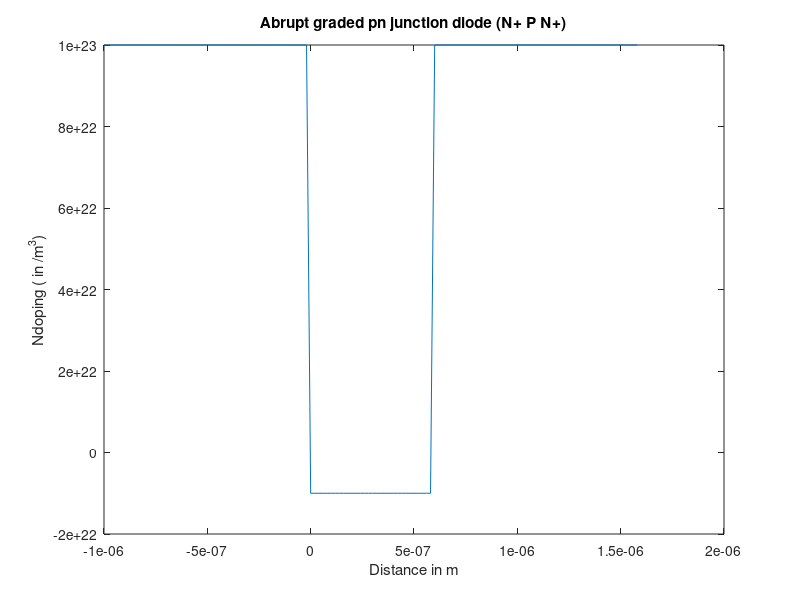
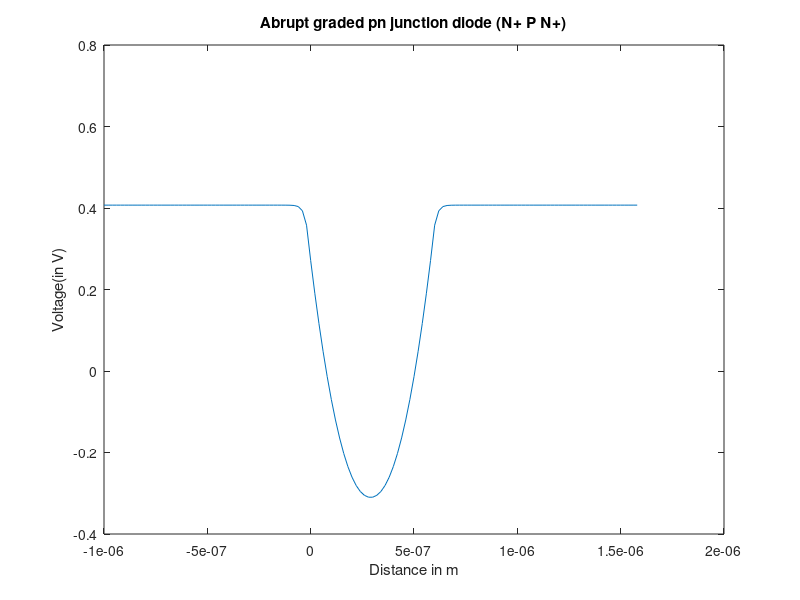
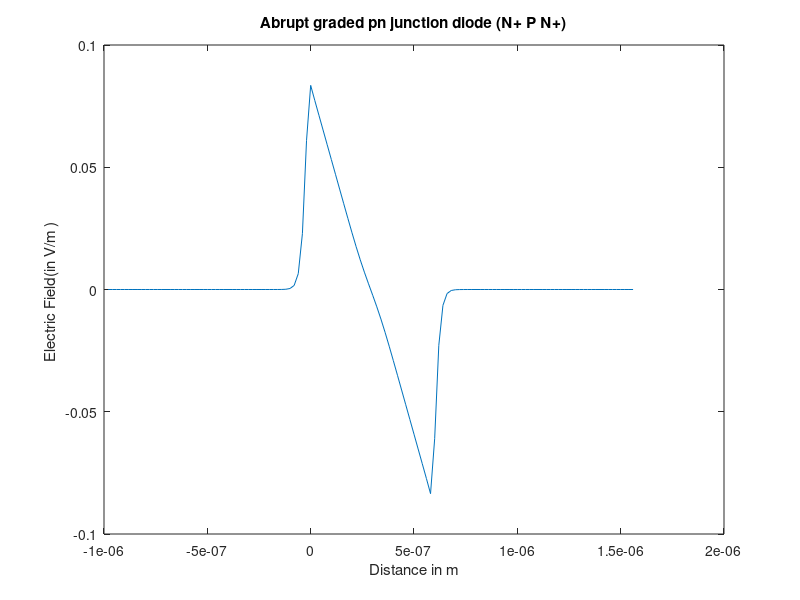
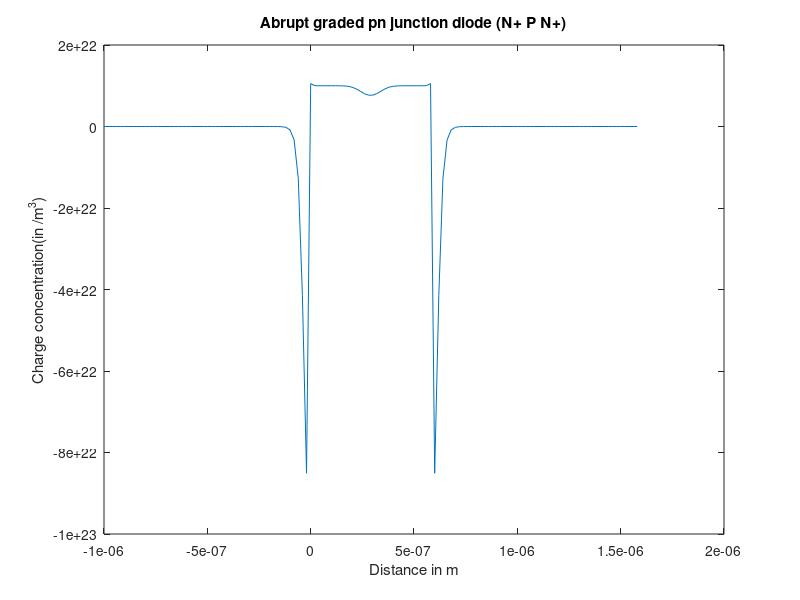

Source code (MATLAB) for these figures, in order:
clear
h = 2*(10^-8);

p_len = 0.6*10^-6

xn = (10^-6)/h;
xp = p_len/h;
xn_plus = (10^-6)/h;
q = (1.60217662 * 10^-19 );
Nd = 10^22;
Na = 10^22;
e_si = 12*8.854 * 10^-12 ;
ni = 1.45*10^(16);
vb = 0.025*log(Na*Nd/(ni* ni));
Width =10^-6;
Eg = 1.12
rho_abrupt = zeros(1,xn+xp+xn_plus);
x = zeros(1,xn+xp+xn_plus);
vt = 0.025;
m = xn+xp+xn_plus;
B = zeros(xn+xp+xn_plus,1);
del_B = zeros(xn+xp+xn_plus,1);
B = zeros(xn+xp+xn_plus,1);
del_B = zeros(xn+xp+xn_plus,1);
F =  zeros(xn+xp+xn_plus,1);
J = zeros(xn+xp+xn_plus,xn+xp+xn_plus);
V_old = zeros(xn+xp+xn_plus,1); 
V_new = zeros(xn+xp+xn_plus,1); 
del_V = zeros(xn+xp+xn_plus,1); 
Ndop_lin = zeros(xn+xp+xn_plus,1); 
Ndop_abrupt = zeros(xn+xp+xn_plus,1); 
rho_lin = zeros(xn+xp+xn_plus,1);
rho_abrupt = zeros(xn+xp+xn_plus,1);
n_mat = zeros(xn+xp+xn_plus,1);
p_mat = zeros(xn+xp+xn_plus,1);
Ec = zeros(xn+xp+xn_plus,1);
Ef = zeros(xn+xp+xn_plus,1);
Ev = zeros(xn+xp+xn_plus,1);
Ei = zeros(xn+xp+xn_plus,1);


kt_q =  0.02585;
vmax1 = -1*kt_q*(log(Na/ni));
vmax2 = 1*kt_q*(log(10*Na/ni));
V_old(1:xn) = 1*vmax2;
V_old(xn+1:xn+xp) = 1*vmax1;
V_old(xn+xp:xn+xp+xn_plus) = 1*vmax2;
value = -1*xn;

for i = 1:xn
    x(i) = value*h;
    Ndop_abrupt(i) = 10*Na;
    
    value = value+1;

end
value = 0;
for i = xn+1:xn+xp
    x(i) = value*h;
    Ndop_abrupt(i) = -1*Na;
    
    value = value+1;
end
for i = xn+xp+1:xn+xp +xn_plus
    x(i) = value*h;
    Ndop_abrupt(i) = 10*Na;
    
    value = value+1;
end

%for abrupt
itr = 0;
while(true)
    for i = 2:(xn+xp+xn_plus -1) 
       p = ni*exp(-1*V_old(i)/kt_q);
       n_p = ni*exp(1*V_old(i)/kt_q);
       n_mat(i) =  n_p;
       p_mat(i) = p;
       %%%%%%%%%%%%%%%
       B(i) = -q*(Ndop_abrupt(i)+ p - n_p)/e_si;
       del_B(i) = -q*(p/(-1*kt_q)-(n_p/kt_q))/e_si;
       F(i) = (V_old(i-1)-2*(V_old(i))+V_old(i+1))/(h*h)- B(i);
       
       J(i,i-1) = 1/(h*h);
       J(i,i) = -1*((2/(h*h))  + del_B(i));
       J(i,i+1) = 1/(h*h);
    end
    B(1) = V_old(1) ;
    B(xn+xp+xn_plus) = V_old(xn+xp+xn_plus);
    
    del_B(1) = 0 ;
    del_B(xn+xp+xn_plus) = 0;
    %%%%%%%%%%%%%%%
    F(1) =  V_old(1) -  B(1);
    F(xn+xp+xn_plus) = V_old(xn+xp+xn_plus) -  B(xn+xp+xn_plus);
    
    J(1,1) = 1-del_B(1);
    J(xn+xp+xn_plus,xn+xp+xn_plus) = 1-del_B(xn+xp+xn_plus);
    del_V = -1.* (J^-1) * F ;
    V_new = V_old + del_V;
    if (max(abs(V_new - V_old)) < 0.000001)
        break
    end
    itr = itr+1;
  
    V_old = V_new;
    
end
E_field = zeros(xn+xp+xn_plus,1); 
for i = 2:(xn+xp+xn_plus -1) 
    E_field(i) = -1*(V_new(i+1) - V_new(i-1))/2;
     Ei(i) = Ef(i) - kt_q*(log(n_mat(i)/ni));
end
Ev = Ei - Eg/2;
Ec = Ei + Eg/2;

E_field = E_field(2:(xn+xp+xn_plus -1));
n_mat = n_mat(2:(xn+xp+xn_plus -1));
p_mat = p_mat(2:(xn+xp+xn_plus -1));
Ec= Ec(2:(xn+xp+xn_plus -1));
Ev = Ev(2:(xn+xp+xn_plus -1));
Ei = Ei(2:(xn+xp+xn_plus -1));
Ef = Ef(2:(xn+xp+xn_plus -1));
x2 = x(2:(xn+xp+xn_plus -1));
       

figure(1)
plot(x,Ndop_abrupt)
xlabel('Distance in m' )
ylabel('Ndoping ( in /m^3)')
title('Abrupt graded pn junction diode (N+ P N+)')


figure(3)
plot(x,V_new)
xlabel('Distance in m' )
ylabel('Voltage(in V)')
title('Abrupt graded pn junction diode (N+ P N+)')

figure(4)
plot(x2,E_field)
xlabel('Distance in m' )
ylabel('Electric Field(in V/m ) ')
title('Abrupt graded pn junction diode (N+ P N+)')


figure(5)
plot(x,B*e_si/q)
xlabel('Distance in m' )
ylabel('Charge concentration(in /m^3)')
title('Abrupt graded pn junction diode (N+ P N+)')

figure(6)
semilogy(x2,n_mat,x2,p_mat)
xlabel('Distance in m' )
ylabel('ELetron hole concentration (in /m^3)')
title('Abrupt graded pn junction diode')
legend('Electron','Hole')

figure(7)
plot(x2,Ec,x2,Ev,x2,Ef,x2,Ei)
xlabel('Distance in m' )
ylabel('Bandgap(in ev)')
title('Abrupt graded pn junction diode(N+ P N+)')
legend('Ec','Ev','Ef','Ei')







